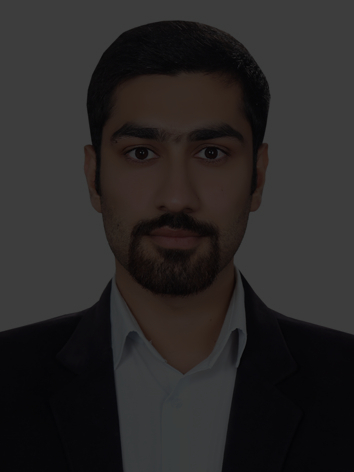
#> input picture dataset/face/1.png, 354 x 472 px; the run also reads 1 picture not shown here
$ jupyter execute 07-Local-binary-pattern.ipynb
#> lines starting #> are read from the running program, lines starting #| are printed output that depends on the picture
# Local Binary Pattern feature extraction

In this session, we will discuss about how to find a binary pattern using the pixel value of the image.
When we store an image in computers or digitally, it’s corresponding pixel values are stored. So, when we read an image to a variable using OpenCV in Python, the variable stores the pixel values of the image.

### LBP
There are lots of different types of **texture** descriptors are used to extract features of an image. Local Binary Pattern, also known as LBP, is a simple and grey-scale invariant texture descriptor measure for classification. In LBP, a binary code is generated at each pixel by thresholding it’s neighbourhood pixels to either 0 or 1 based on the value of the centre pixel.

The rule for finding LBP of an image is as follows:

1. Set a pixel value as center pixel.
2. Collect its neighbourhood pixels (Here I am taking a 3 x 3 matrix so; total number of neighbourhood pixel is 8)
3. Threshold it’s neighbourhood pixel value to 1 if its value is greater than or equal to centre pixel value otherwise threshold it to 0.
4. After thresholding, collect all threshold values from neighbourhood either clockwise or anti-clockwise. The collection will give you an 8-digit binary code. Convert the binary code into decimal.
5. Replace the center pixel value with resulted decimal and do the same process for all pixel values present in image.

## Example

Let’s take an example to understand it properly.

Let’s take a pixel value from the above output to find its binary pattern from its local neighbourhood. So, I am taking a value ‘149’ (present at 15th row and 19nd column) and its 8 neighbourhood pixels to form a 3 x 3 matrix.

Collect the thresholding values either clockwise or anti-clockwise. Here, I am collecting them clockwise from top-left. So, after collecting, the binary value will be as follows:

Then, convert the binary code into decimal and place it at center of matrix.

```
128 + 64 + 32 + 0 + 0 + 0 + 0 + 1 = 225
```

Now, the resulted matrix will look like,

# Implementation LBP Algorithm in python

[cell 1]
import cv2
import numpy as np
from matplotlib import pyplot as plt


def get_pixel(img, center, x, y):

    new_value = 0

    try:
        # If local neighbourhood pixel
        # value is greater than or equal
        # to center pixel values then
        # set it to 1
        if img[x][y] >= center:
            new_value = 1

    except:
        # Exception is required when
        # neighbourhood value of a center
        # pixel value is null i.e. values
        # present at boundaries.
        pass

    return new_value

# Function for calculating LBP
def lbp_calculated_pixel(img, x, y):

    center = img[x][y]

    val_ar = []

    # top_left
    val_ar.append(get_pixel(img, center, x-1, y-1))

    # top
    val_ar.append(get_pixel(img, center, x-1, y))

    # top_right
    val_ar.append(get_pixel(img, center, x-1, y + 1))

    # right
    val_ar.append(get_pixel(img, center, x, y + 1))

    # bottom_right
    val_ar.append(get_pixel(img, center, x + 1, y + 1))

    # bottom
    val_ar.append(get_pixel(img, center, x + 1, y))

    # bottom_left
    val_ar.append(get_pixel(img, center, x + 1, y-1))

    # left
    val_ar.append(get_pixel(img, center, x, y-1))

    # Now, we need to convert binary
    # values to decimal
    power_val = [1, 2, 4, 8, 16, 32, 64, 128]

    val = 0

    for i in range(len(val_ar)):
        val += val_ar[i] * power_val[i]

    return val


path1 = 'dataset/face/1.png'
path2 = 'dataset/face/2.jpg'
path3 = 'dataset/face/3.jpg'
path4 = 'dataset/face/4.jpg'

img_bgr_1 = cv2.imread(path1, 1)
#> img_bgr_1 is the input picture: shape (472, 354, 3); mean B, G, R 38.8, 39.1, 41.5
img_bgr_2 = cv2.imread(path2, 1)
img_bgr_3 = cv2.imread(path3, 1)
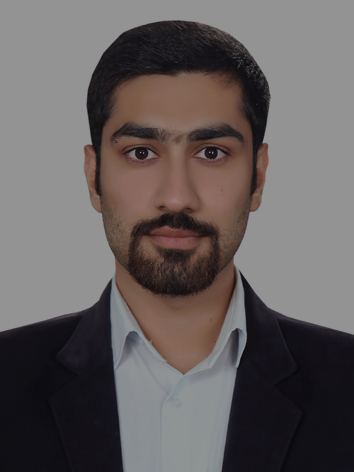
#> input picture dataset/face/3.jpg, 354 x 472 px
#> img_bgr_3 is the input picture: shape (472, 354, 3); mean B, G, R 94, 94.5, 100.5
img_bgr_4 = cv2.imread(path4, 1)
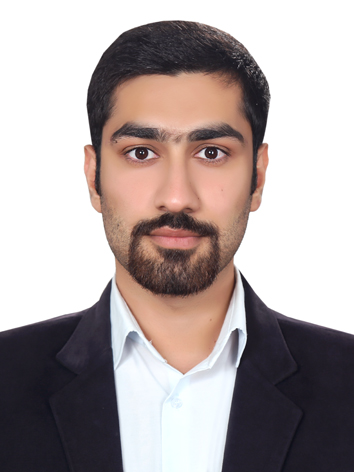
#> input picture dataset/face/4.jpg, 354 x 472 px
#> img_bgr_4 is the input picture: shape (472, 354, 3); mean B, G, R 163.3, 164.1, 174.6

height, width, _ = img_bgr_1.shape
#> height = 472; width = 354

# We need to convert RGB image
# into gray one because gray
# image has one channel only.
img_gray_1 = cv2.cvtColor(img_bgr_1, cv2.COLOR_BGR2GRAY)
img_gray_2 = cv2.cvtColor(img_bgr_2, cv2.COLOR_BGR2GRAY)
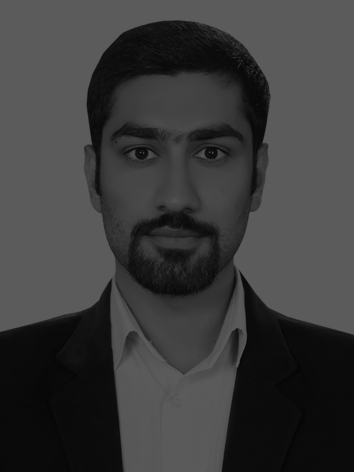
#> img_gray_2: shape (472, 354); min 4, max 92, mean 59.6
img_gray_3 = cv2.cvtColor(img_bgr_3, cv2.COLOR_BGR2GRAY)
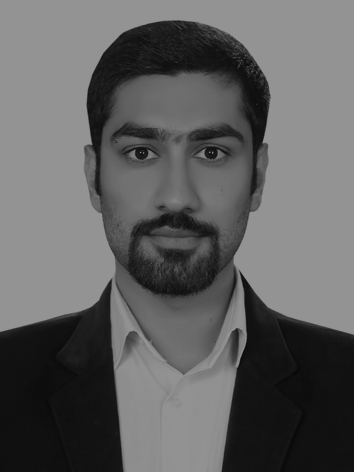
#> img_gray_3: shape (472, 354); min 8, max 148, mean 96.3
img_gray_4 = cv2.cvtColor(img_bgr_4, cv2.COLOR_BGR2GRAY)
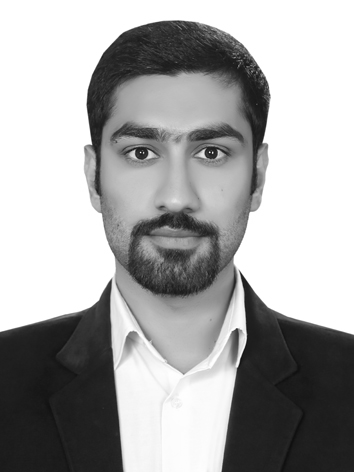
#> img_gray_4: shape (472, 354); min 14, max 255, mean 167.1

# Create a numpy array as
# the same height and width
# of RGB image
img_lbp_1 = np.zeros((height, width), np.uint8)
img_lbp_2 = np.zeros((height, width), np.uint8)
img_lbp_3 = np.zeros((height, width), np.uint8)
img_lbp_4 = np.zeros((height, width), np.uint8)

for i in range(0, height):
    for j in range(0, width):
        img_lbp_1[i, j] = lbp_calculated_pixel(img_gray_1, i, j)
        img_lbp_2[i, j] = lbp_calculated_pixel(img_gray_2, i, j)
        img_lbp_3[i, j] = lbp_calculated_pixel(img_gray_3, i, j)
        img_lbp_4[i, j] = lbp_calculated_pixel(img_gray_4, i, j)


img_bgr_1 = cv2.cvtColor(img_bgr_1, cv2.COLOR_BGR2RGB)
img_bgr_2 = cv2.cvtColor(img_bgr_2, cv2.COLOR_BGR2RGB)
img_bgr_3 = cv2.cvtColor(img_bgr_3, cv2.COLOR_BGR2RGB)
img_bgr_4 = cv2.cvtColor(img_bgr_4, cv2.COLOR_BGR2RGB)

plt.figure(figsize=(10, 10))
plt.subplot(241), plt.imshow(img_bgr_1)
plt.subplot(245), plt.imshow(img_lbp_1, cmap ="gray")

plt.subplot(242), plt.imshow(img_bgr_2)
plt.subplot(246), plt.imshow(img_lbp_2, cmap ="gray")

plt.subplot(243), plt.imshow(img_bgr_3)
plt.subplot(247), plt.imshow(img_lbp_3, cmap ="gray")

plt.subplot(244), plt.imshow(img_bgr_4)
plt.subplot(248), plt.imshow(img_lbp_4, cmap ="gray")

plt.show()

print("LBP Program is finished")
